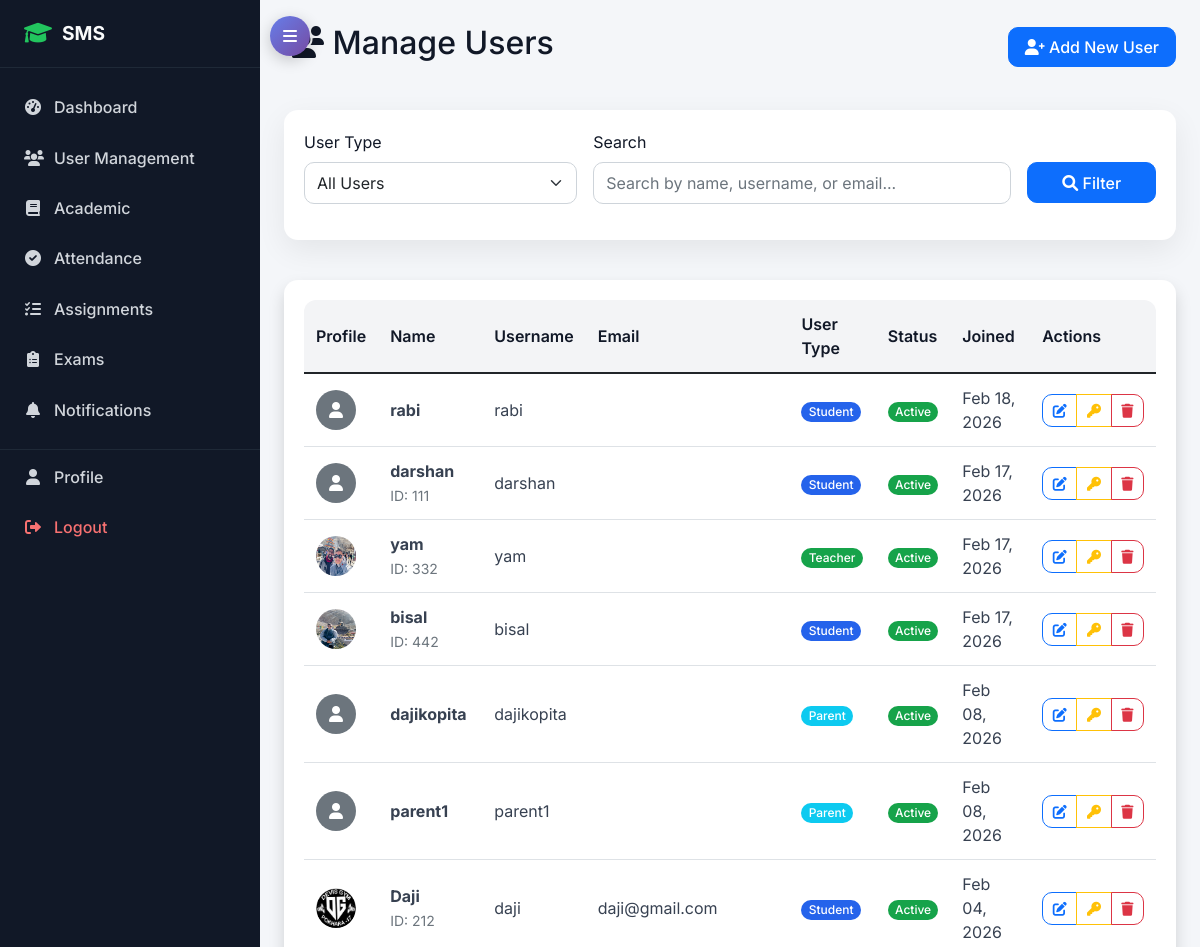
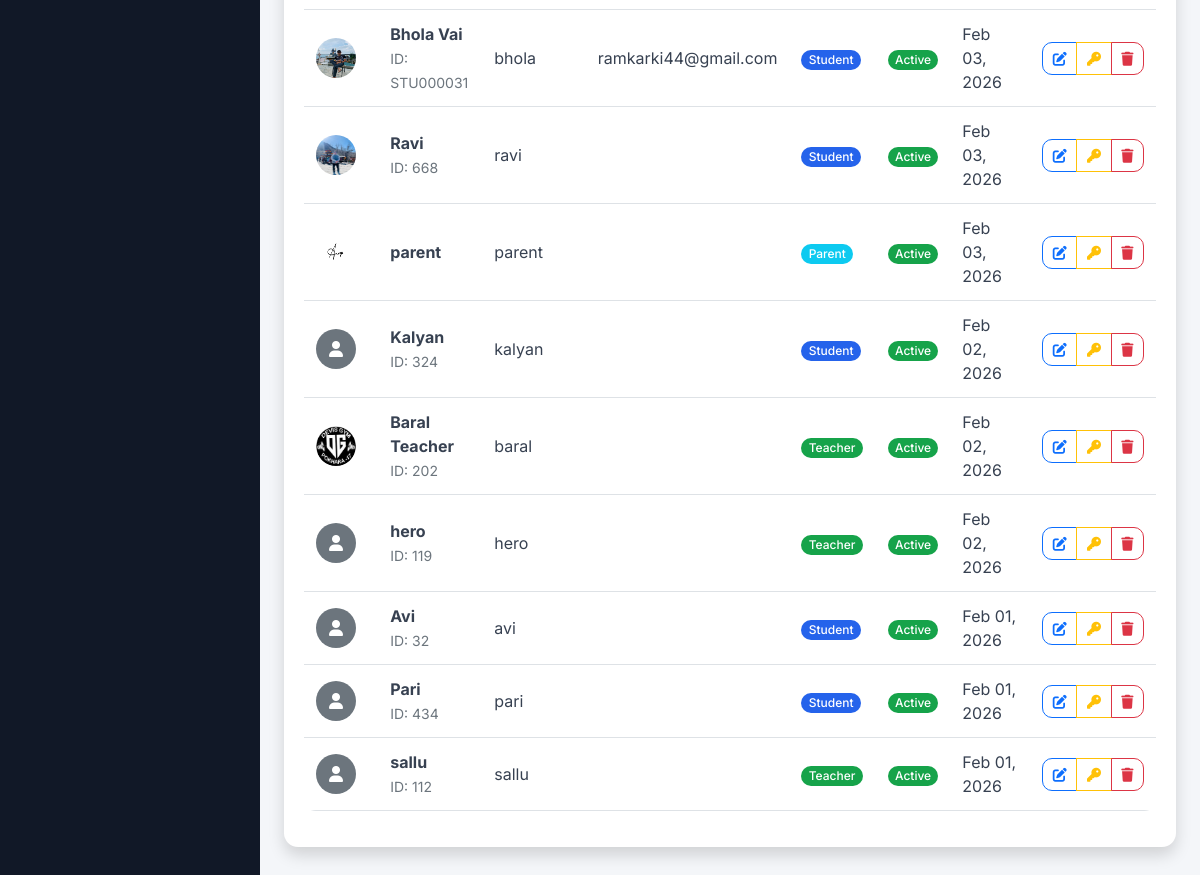
The app's page /accounts/admin/users/ (signed in) with its own data (2 pictures, top to bottom).
### accounts/models.py (models this page shows, shortened)
class User(AbstractUser):
    USER_TYPE_CHOICES = (
        ('admin', 'Admin'),
        ('student', 'Student'),
        ('teacher', 'Teacher'),
        ('parent', 'Parent'),
    )
    user_type = models.CharField(max_length=10, choices=USER_TYPE_CHOICES)
    phone_regex = RegexValidator(regex=r'^\+?1?\d{9,15}$', message="Phone number must be entered in the format: '+999999999'. Up to 15 digits allowed.")
    phone_number = models.CharField(validators=[phone_regex], max_length=17, blank=True)
    address = models.TextField(blank=True)
    date_of_birth = models.DateField(null=True, blank=True)
    profile_picture = models.ImageField(upload_to='profile_pics/', blank=True, null=True)
    is_active = models.BooleanField(default=True)
    created_at = models.DateTimeField(auto_now_add=True)
    updated_at = models.DateTimeField(auto_now=True)

class StudentProfile(models.Model):
    user = models.OneToOneField(User, on_delete=models.CASCADE, related_name='student_profile')
    student_id = models.CharField(max_length=20, unique=True)
    admission_date = models.DateField()
    guardian_name = models.CharField(max_length=100)
    guardian_phone = models.CharField(max_length=17)
    guardian_email = models.EmailField()
    emergency_contact = models.CharField(max_length=17)
    blood_group = models.CharField(max_length=5, blank=True)

class TeacherProfile(models.Model):
    user = models.OneToOneField(User, on_delete=models.CASCADE, related_name='teacher_profile')
    employee_id = models.CharField(max_length=20, unique=True)
    qualification = models.CharField(max_length=200)
    experience_years = models.PositiveIntegerField(default=0)
    specialization = models.CharField(max_length=100)
    joining_date = models.DateField()

### accounts/views.py (the view, shortened to what this page needs)
# urls.py: path('admin/users/', views.admin_user_list, name='admin_user_list'),
@login_required
@user_passes_test(is_admin)
def admin_user_list(request):
    user_type = request.GET.get('type', 'all')
    search = request.GET.get('search', '')
    users = User.objects.exclude(user_type='admin')
    if user_type != 'all':
        users = users.filter(user_type=user_type)
    users = users.order_by('-date_joined')
    paginator = Paginator(users, 20)
    page_number = request.GET.get('page')
    page_obj = paginator.get_page(page_number)
    context = {
        'page_obj': page_obj,
        'user_type': user_type,
        'search': search,
        'user_types': [
            ('all', 'All Users'),
            ('student', 'Students'),
            ('teacher', 'Teachers'),
            ('parent', 'Parents'),
        ]
    }
    return render(request, 'accounts/admin_user_list.html', context)

### accounts/views.py (called while the page is built)
def is_admin(user):
    return user.is_authenticated and user.user_type == 'admin'

### templates/accounts/admin_user_list.html (shortened to what this page needs)
{% extends 'base.html' %}
{% block content %}
<div class="row">
    <div class="col-12">
        <div class="d-flex justify-content-between align-items-center mb-4">
            <h2><i class="fas fa-users"></i> Manage Users</h2>
            <a href="{% url 'accounts:admin_create_user' %}" class="btn btn-primary">
                <i class="fas fa-user-plus"></i> Add New User
            </a>
        </div>
    </div>
</div>
<div class="row mb-4">
    <div class="col-12">
        <div class="card">
            <div class="card-body">
                <form method="get" class="row g-3">
                    <div class="col-md-4">
                        <label for="type" class="form-label">User Type</label>
                        <select name="type" id="type" class="form-select">
                            {% for value, label in user_types %}
                                <option value="{{ value }}" {% if user_type == value %}selected{% endif %}>
                                    {{ label }}
                                </option>
                            {% endfor %}
                        </select>
                    </div>
                    <div class="col-md-6">
                        <label for="search" class="form-label">Search</label>
                        <input type="text" name="search" id="search" class="form-control"
                               placeholder="Search by name, username, or email..." value="{{ search }}">
                    </div>
                    <div class="col-md-2">
                        <label class="form-label">&nbsp;</label>
                        <div class="d-grid">
                            <button type="submit" class="btn btn-primary">
                                <i class="fas fa-search"></i> Filter
                            </button>
                        </div>
                    </div>
                </form>
            </div>
        </div>
    </div>
</div>
<div class="row">
    <div class="col-12">
        <div class="card shadow">
            <div class="card-body">
                <div class="table-responsive">
                    <table class="table table-hover">
                        <thead>
                            <tr>
                                <th>Profile</th>
                                <th>Name</th>
                                <th>Username</th>
                                <th>Email</th>
                                <th>User Type</th>
                                <th>Status</th>
                                <th>Joined</th>
                                <th>Actions</th>
                            </tr>
                        </thead>
                        <tbody>
                            {% for user in page_obj %}
                            <tr>
                                <td>
                                    {% if user.profile_picture %}
                                        <img src="{{ user.profile_picture.url }}" class="rounded-circle" width="40" height="40">
                                    {% else %}
                                        <div class="bg-secondary rounded-circle d-flex align-items-center justify-content-center" style="width: 40px; height: 40px;">
                                            <i class="fas fa-user text-white"></i>
                                        </div>
                                    {% endif %}
                                </td>
                                <td>
                                    <strong>{{ user.get_full_name|default:user.username }}</strong>
                                    {% if user.user_type == 'student' and user.student_profile %}
                                        <br><small class="text-muted">ID: {{ user.student_profile.student_id }}</small>
                                    {% elif user.user_type == 'teacher' and user.teacher_profile %}
                                        <br><small class="text-muted">ID: {{ user.teacher_profile.employee_id }}</small>
                                    {% elif user.user_type == 'admin' and user.admin_profile %}
                                        <br><small class="text-muted">ID: {{ user.admin_profile.employee_id }}</small>
                                    {% endif %}
                                </td>
                                <td>{{ user.username }}</td>
                                <td>{{ user.email }}</td>
                                <td>
                                    {% if user.user_type == 'student' %}
                                        <span class="badge bg-primary">{{ user.get_user_type_display }}</span>
                                    {% elif user.user_type == 'teacher' %}
                                        <span class="badge bg-success">{{ user.get_user_type_display }}</span>
                                    {% elif user.user_type == 'parent' %}
                                        <span class="badge bg-info">{{ user.get_user_type_display }}</span>
                                    {% else %}
                                        <span class="badge bg-secondary">{{ user.get_user_type_display }}</span>
                                    {% endif %}
                                </td>
                                <td>
                                    {% if user.is_active %}
                                        <span class="badge bg-success">Active</span>
                                    {% else %}
                                        <span class="badge bg-danger">Inactive</span>
                                    {% endif %}
                                </td>
                                <td>{{ user.date_joined|date:"M d, Y" }}</td>
                                <td>
                                    <div class="btn-group" role="group">
                                        <a href="{% url 'accounts:admin_edit_user' user.id %}"
                                           class="btn btn-sm btn-outline-primary" title="Edit">
                                            <i class="fas fa-edit"></i>
                                        </a>
                                        <a href="{% url 'accounts:admin_reset_password' user.id %}"
                                           class="btn btn-sm btn-outline-warning" title="Reset Password">
                                            <i class="fas fa-key"></i>
                                        </a>
                                        <a href="{% url 'accounts:admin_delete_user' user.id %}"
                                           class="btn btn-sm btn-outline-danger" title="Delete">
                                            <i class="fas fa-trash"></i>
                                        </a>
                                    </div>
                                </td>
                            </tr>
                            {% endfor %}
                        </tbody>
                    </table>
                </div>
            </div>
        </div>
    </div>
</div>
{% endblock %}

### records on screen
User: get_full_name "rabi", username "rabi", user_type "Student", is_active "Active", date_joined "Feb 18, 2026"
User: get_full_name "darshan", student_profile.student_id "111", username "darshan", user_type "Student", is_active "Active", date_joined "Feb 17, 2026"
User: profile_picture (picture), get_full_name "yam", teacher_profile.employee_id "332", username "yam", user_type "Teacher", is_active "Active", date_joined "Feb 17, 2026"
User: profile_picture (picture), get_full_name "bisal", student_profile.student_id "442", username "bisal", user_type "Student", is_active "Active", date_joined "Feb 17, 2026"
User: get_full_name "dajikopita", username "dajikopita", user_type "Parent", is_active "Active", date_joined "Feb 08, 2026"
User: get_full_name "parent1", username "parent1", user_type "Parent", is_active "Active", date_joined "Feb 08, 2026"
User: profile_picture (picture), get_full_name "Daji", student_profile.student_id "212", username "daji", email "daji@gmail.com", user_type "Student", is_active "Active", date_joined "Feb 04, 2026"
User: profile_picture (picture), get_full_name "Bhola Vai", student_profile.student_id "STU000031", username "bhola", email "ramkarki44@gmail.com", user_type "Student", is_active "Active", date_joined "Feb 03, 2026"
User: profile_picture (picture), get_full_name "Ravi", student_profile.student_id "668", username "ravi", user_type "Student", is_active "Active", date_joined "Feb 03, 2026"
User: profile_picture (picture), get_full_name "parent", username "parent", user_type "Parent", is_active "Active", date_joined "Feb 03, 2026"
User: get_full_name "Kalyan", student_profile.student_id "324", username "kalyan", user_type "Student", is_active "Active", date_joined "Feb 02, 2026"
User: profile_picture (picture), get_full_name "Baral Teacher", teacher_profile.employee_id "202", username "baral", user_type "Teacher", is_active "Active", date_joined "Feb 02, 2026"
User: get_full_name "hero", teacher_profile.employee_id "119", username "hero", user_type "Teacher", is_active "Active", date_joined "Feb 02, 2026"
User: get_full_name "Avi", student_profile.student_id "32", username "avi", user_type "Student", is_active "Active", date_joined "Feb 01, 2026"
User: get_full_name "Pari", student_profile.student_id "434", username "pari", user_type "Student", is_active "Active", date_joined "Feb 01, 2026"
User: get_full_name "sallu", teacher_profile.employee_id "112", username "sallu", user_type "Teacher", is_active "Active", date_joined "Feb 01, 2026"

### other values on screen
form field type "All Users"
